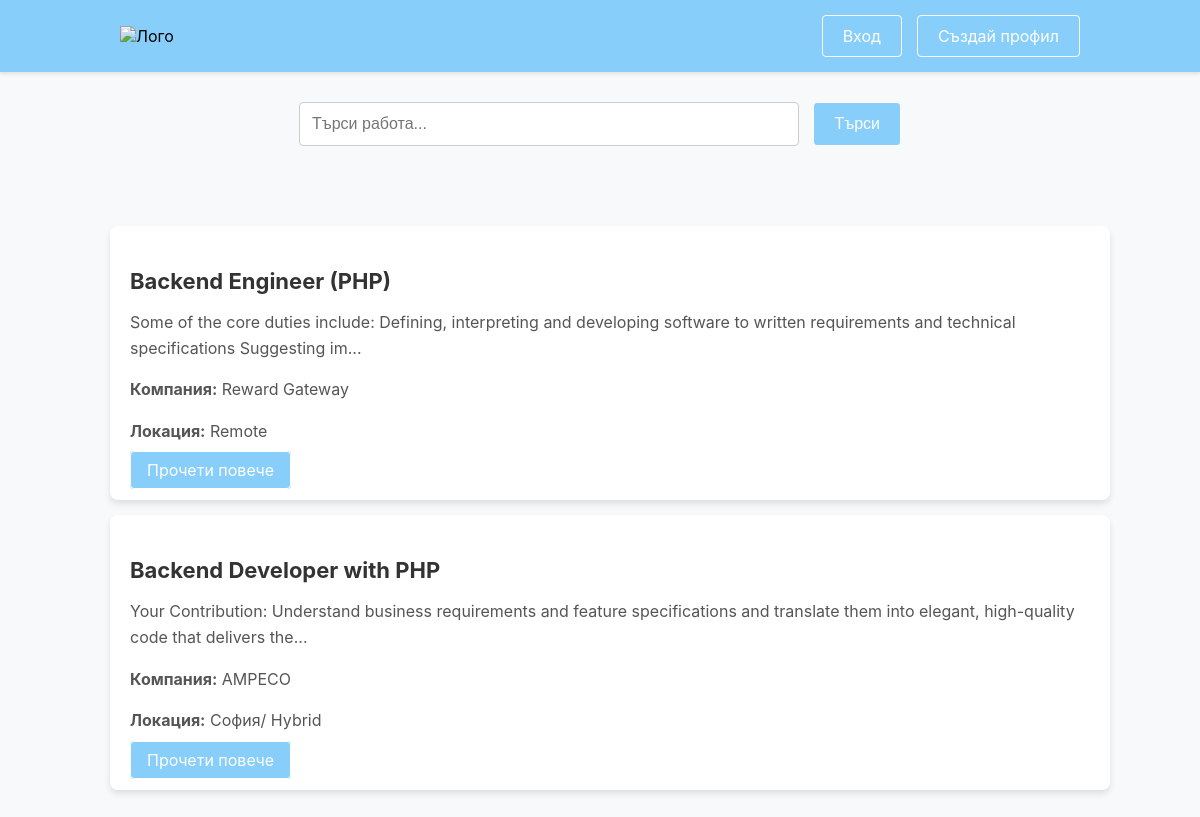
The app's page /backend.php with its own data.
### tables this page shows
CREATE TABLE `jobs` (
  `job_id` int(11) NOT NULL,
  `title` varchar(255) NOT NULL,
  `description` text DEFAULT NULL,
  `salary` decimal(10,2) DEFAULT NULL,
  `location` varchar(255) DEFAULT NULL,
  `company` varchar(255) DEFAULT NULL,
  `created_at` timestamp NOT NULL DEFAULT current_timestamp(),
  `category` enum('Frontend','Backend','Fullstack','Mobile') NOT NULL
);

### backend.php (the view, shortened to what this page needs)
<?php
include 'db_connection.php';
$search_term = '';
$query = "SELECT * FROM jobs WHERE category = 'Backend'";
$stmt = $conn->prepare($query);
$stmt->execute();
$result = $stmt->get_result();
?>
<!DOCTYPE html>
<html lang="bg">
<head>
    <link rel="stylesheet" href="styles.css">
</head>
<body>
    <div class="navbar">
        <div class="logo">
            <a href="index.php"><img src="logo/rabota.bg.png" alt="Лого" class="logo-img" /></a>
        </div>
        <div class="nav-links">
            <a href="login.php" class="button">Вход</a>
            <a href="register.php" class="button">Създай профил</a>
        </div>
    </div>
    <div class="search">
        <form method="POST" action="">
            <input type="text" name="search_term" placeholder="Търси работа..." value="<?php echo htmlspecialchars($search_term); ?>">
            <button type="submit" name="search" class="button">Търси</button>
        </form>
    </div>
    <div class="job-list">
        <?php
        if ($result && $result->num_rows > 0) {
            while ($row = $result->fetch_assoc()) {
                ?>
                <div class="job">
                    <h3><?php echo htmlspecialchars($row['title']); ?></h3>
                    <p><?php echo substr(htmlspecialchars($row['description']), 0, 150); ?>...</p>
                    <p><strong>Компания:</strong> <?php echo htmlspecialchars($row['company']); ?></p>
                    <p><strong>Локация:</strong> <?php echo htmlspecialchars($row['location']); ?></p>
                    <a href="view_jobs.php?id=<?php echo $row['job_id']; ?>" class="button">Прочети повече</a>
                </div>
                <?php
            }
        } else {
            echo "<p>Няма публикувани обяви за работа в категория Backend.</p>";
        }
        ?>
    </div>
</body>
</html>

### styles.css (style rules this page uses)
body { font-family: 'Inter', sans-serif; margin: 0; padding: 0; background-color: #f7f9fb; }
a { text-decoration: none; color: inherit; }
.navbar { background-color: #87CEFA; display: flex; justify-content: space-between; align-items: center; padding: 15px 10%; box-shadow: 0 2px 4px rgba(0, 0, 0, 0.1); }
.logo-img { width: 150px; height: auto; }
.nav-links { display: flex; justify-content: flex-end; align-items: center; }
.nav-links .button { color: #fff; font-size: 16px; padding: 10px 20px; margin-left: 15px; background-color: #87CEFA; border: 1px solid #fff; border-radius: 4px; cursor: pointer; transition: background-color 0.3s, transform 0.2s; }
.search { display: flex; justify-content: center; align-items: center; padding: 30px 0; }
.search input { padding: 12px 40px 12px 12px; width: 500px !important; border-radius: 4px; border: 1px solid #ccc; font-size: 16px; transition: border-color 0.3s; position: relative; }
.search .button { padding: 12px 20px; background-color: #87CEFA; color: white; border: 1px solid #fff; border-radius: 4px; font-size: 16px; cursor: pointer; transition: background-color 0.3s, transform 0.2s; margin-left: 10px; }
.job-list { max-width: 1000px; margin: 0 auto; padding: 20px 10px 20px 30px; }
input, textarea, select { width: 100%; padding: 12px; margin-bottom: 15px; border: 1px solid #ddd; border-radius: 5px; font-size: 16px; transition: border-color 0.3s; box-sizing: border-box; }
button { width: 100%; padding: 12px; background-color: #87CEFA; color: white; border: 1px solid #fff; border-radius: 5px; font-size: 16px; cursor: pointer; transition: background-color 0.3s, transform 0.2s; }
.job { background-color: #fff; padding: 20px; margin: 15px 0; border-radius: 8px; box-shadow: 0 4px 6px rgba(0, 0, 0, 0.1); transition: box-shadow 0.3s; }
.job h3 { font-size: 22px; color: #333; margin-bottom: 10px; }
.job p { font-size: 16px; color: #555; line-height: 1.6; }
.button, .apply-button { background-color: #87CEFA; color: white; padding: 8px 16px; border: 1px solid #fff; border-radius: 4px; font-size: 16px; cursor: pointer; transition: background-color 0.3s, transform 0.2s; max-width: 200px; width: auto; text-align: center; }

### records on screen
jobs: title "Backend Engineer (PHP)", description "Some of the core duties include: Defining, interpreting and developing software to written requirements and technical specifications Suggesting im", company "Reward Gateway", location "Remote"
jobs: title "Backend Developer with PHP", description "Your Contribution: Understand business requirements and feature specifications and translate them into elegant, high-quality code that delivers the", company "AMPECO", location "София/ Hybrid"
